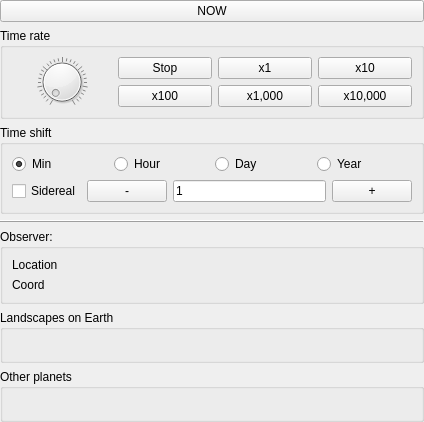
        <widget class="QWidget" name="scrollLeftWidget">
         <property name="geometry">
          <rect>
           <x>0</x>
           <y>0</y>
           <width>424</width>
           <height>422</height>
          </rect>
         </property>
         <property name="sizePolicy">
          <sizepolicy hsizetype="Maximum" vsizetype="Preferred">
           <horstretch>0</horstretch>
           <verstretch>0</verstretch>
          </sizepolicy>
         </property>
         <layout class="QVBoxLayout" name="verticalLayout_4">
          <property name="leftMargin">
           <number>0</number>
          </property>
          <property name="topMargin">
           <number>0</number>
          </property>
          <property name="rightMargin">
           <number>0</number>
          </property>
          <property name="bottomMargin">
           <number>0</number>
          </property>
          <item>
           <layout class="QVBoxLayout" name="layoutDateTime">
            <property name="spacing">
             <number>0</number>
            </property>
           </layout>
          </item>
          <item>
           <widget class="QPushButton" name="btnTimeNow">
            <property name="text">
             <string>NOW</string>
            </property>
            <property name="flat">
             <bool>false</bool>
            </property>
           </widget>
          </item>
          <item>
           <widget class="QGroupBox" name="groupTimeRate">
            <property name="title">
             <string>Time rate</string>
            </property>
            <layout class="QVBoxLayout" name="verticalLayout_59">
             <item>
              <layout class="QGridLayout" name="gridLayout_17">
               <item row="1" column="1">
                <widget class="QPushButton" name="btnTimeRate2">
                 <property name="text">
                  <string>x100</string>
                 </property>
                </widget>
               </item>
               <item row="0" column="2">
                <widget class="QPushButton" name="btnTimeRate0">
                 <property name="text">
                  <string>x1</string>
                 </property>
                </widget>
               </item>
               <item row="0" column="1">
                <widget class="QPushButton" name="btnTimeStop">
                 <property name="text">
                  <string>Stop</string>
                 </property>
                </widget>
               </item>
               <item row="0" column="3">
                <widget class="QPushButton" name="btnTimeRate1">
                 <property name="text">
                  <string>x10</string>
                 </property>
                </widget>
               </item>
               <item row="1" column="3">
                <widget class="QPushButton" name="btnTimeRate4">
                 <property name="text">
                  <string>x10,000</string>
                 </property>
                </widget>
               </item>
               <item row="1" column="2">
                <widget class="QPushButton" name="btnTimeRate3">
                 <property name="text">
                  <string>x1,000</string>
                 </property>
                </widget>
               </item>
               <item row="0" column="0" rowspan="2">
                <widget class="PlanetC_sliTimeRate" name="sliTimeRate">
                 <property name="maximum">
                  <number>600</number>
                 </property>
                 <property name="singleStep">
                  <number>1</number>
                 </property>
                 <property name="pageStep">
                  <number>50</number>
                 </property>
                 <property name="tracking">
                  <bool>false</bool>
                 </property>
                 <property name="notchTarget">
                  <double>20.000000000000000</double>
                 </property>
                 <property name="notchesVisible">
                  <bool>true</bool>
                 </property>
                </widget>
               </item>
              </layout>
             </item>
            </layout>
           </widget>
          </item>
          <item>
           <widget class="QGroupBox" name="groupTimeShift">
            <property name="title">
             <string>Time shift</string>
            </property>
            <layout class="QVBoxLayout" name="verticalLayout_60">
             <item>
              <layout class="QHBoxLayout" name="horizontalLayout_19">
               <item>
                <widget class="QRadioButton" name="radioTimeRel1">
                 <property name="text">
                  <string>Min</string>
                 </property>
                 <property name="checked">
                  <bool>true</bool>
                 </property>
                </widget>
               </item>
               <item>
                <widget class="QRadioButton" name="radioTimeRel2">
                 <property name="text">
                  <string>Hour</string>
                 </property>
                </widget>
               </item>
               <item>
                <widget class="QRadioButton" name="radioTimeRel3">
                 <property name="text">
                  <string>Day</string>
                 </property>
                </widget>
               </item>
               <item>
                <widget class="QRadioButton" name="radioTimeRel4">
                 <property name="text">
                  <string>Year</string>
                 </property>
                </widget>
               </item>
              </layout>
             </item>
             <item>
              <layout class="QHBoxLayout" name="horizontalLayout_20">
               <item>
                <layout class="QVBoxLayout" name="verticalLayout_61">
                 <item>
                  <widget class="QCheckBox" name="checkSidereal">
                   <property name="text">
                    <string>Sidereal</string>
                   </property>
                   <property name="checked">
                    <bool>false</bool>
                   </property>
                  </widget>
                 </item>
                </layout>
               </item>
               <item>
                <widget class="QPushButton" name="btnTimeRelMinus">
                 <property name="text">
                  <string>-</string>
                 </property>
                </widget>
               </item>
               <item>
                <widget class="QLineEdit" name="lineTimeRelAmount">
                 <property name="text">
                  <string>1</string>
                 </property>
                </widget>
               </item>
               <item>
                <widget class="QPushButton" name="btnTimeRelPlus">
                 <property name="text">
                  <string>+</string>
                 </property>
                </widget>
               </item>
              </layout>
             </item>
            </layout>
           </widget>
          </item>
          <item>
           <widget class="QFrame" name="frmSeparator0">
            <property name="frameShape">
             <enum>QFrame::HLine</enum>
            </property>
            <property name="frameShadow">
             <enum>QFrame::Raised</enum>
            </property>
           </widget>
          </item>
          <item>
           <widget class="QGroupBox" name="groupLocEarth_3">
            <property name="title">
             <string>Observer:</string>
            </property>
            <layout class="QVBoxLayout" name="verticalLayout_5">
             <item>
              <layout class="QVBoxLayout" name="layoutLocEarth_2">
               <item>
                <widget class="QLabel" name="labelLocation">
                 <property name="text">
                  <string>Location</string>
                 </property>
                </widget>
               </item>
               <item>
                <widget class="QLabel" name="labelCoord">
                 <property name="text">
                  <string>Coord</string>
                 </property>
                </widget>
               </item>
              </layout>
             </item>
            </layout>
           </widget>
          </item>
          <item>
           <widget class="QGroupBox" name="groupLocEarth">
            <property name="title">
             <string>Landscapes on Earth</string>
            </property>
            <layout class="QVBoxLayout" name="verticalLayout_14">
             <item>
              <layout class="QGridLayout" name="layoutLocEarth"/>
             </item>
            </layout>
           </widget>
          </item>
          <item>
           <widget class="QGroupBox" name="groupLocEarth_2">
            <property name="title">
             <string>Other planets</string>
            </property>
            <layout class="QVBoxLayout" name="verticalLayout_16">
             <item>
              <layout class="QGridLayout" name="layoutLocOther"/>
             </item>
            </layout>
           </widget>
          </item>
         </layout>
        </widget>
